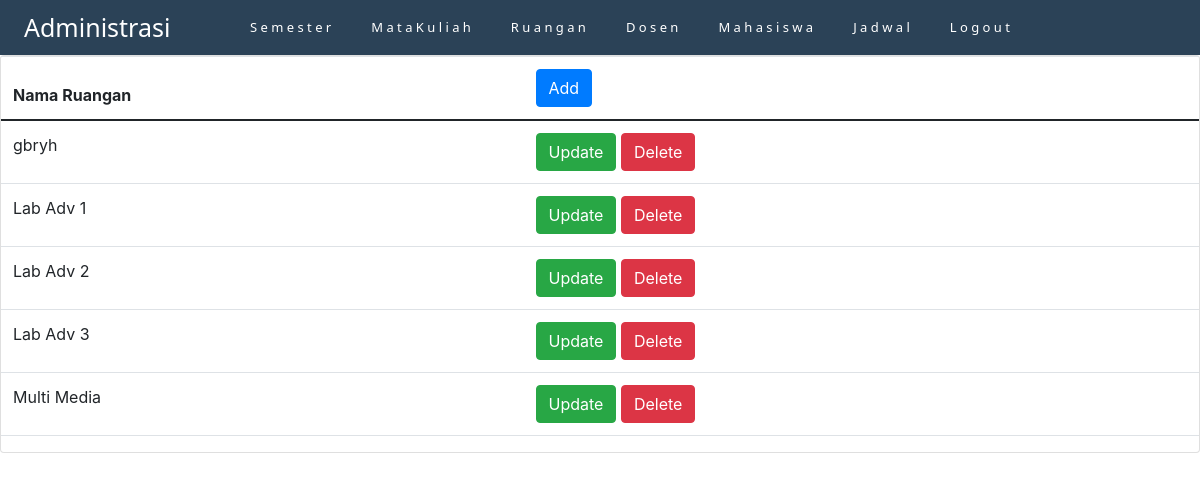
The page /tubes/view/admin-view-ruangan.php (signed in) on the database its author committed.
### tables this page shows
CREATE TABLE `ruangan` (
  `nama_ruangan` varchar(50) NOT NULL
);

### tubes/view/admin-view-ruangan.php (the view, shortened to what this page needs)
<?php
include_once "../connection.php";
?>
<!doctype html>
<html lang="en">
  <head>
    <link href="https://cdn.jsdelivr.net/npm/bootstrap@5.0.2/dist/css/bootstrap.min.css" rel="stylesheet">
    <link rel="stylesheet" href="https://cdn.jsdelivr.net/npm/bootstrap@4.0.0/dist/css/bootstrap.min.css">
  </head>
  <body>
  <nav class="navbar navbar-custom">
        <a class="navbar-brand" href="#">Administrasi</a>
        <button class="navbar-toggler" type="button" data-toggle="collapse" data-target="#navbarNavAltMarkup" aria-controls="navbarNavAltMarkup" aria-expanded="false" aria-label="Toggle navigation">
          <span class="navbar-toggler-icon"></span>
        </button>
        <ul class="nav">
        <li class="nav-item">
    <a class="nav-link active" href="../view/admin-view.php">S e m e s t e r</a>
  </li>
  <li class="nav-item">
    <a class="nav-link " href=""></a>
  </li>
  <li class="nav-item">
    <a class="nav-link active" href="../view/admin-view-matkul.php">M a t a K u l i a h</a>
  </li>
  <li class="nav-item">
    <a class="nav-link " href=""></a>
  </li>
    <li class="nav-item">
    <a class="nav-link active" href="../view/admin-view-ruangan.php">R u a n g a n</a>
  </li>
  <li class="nav-item">
    <a class="nav-link " href=""></a>
  </li>
    <li class="nav-item">
    <a class="nav-link active" href="../view/admin-view-dosen.php">D o s e n</a>
  </li>
  <li class="nav-item">
    <a class="nav-link " href=""></a>
  </li>
    <li class="nav-item">
    <a class="nav-link active" href="../view/admin-view-mahasiswa.php">M a h a s i s w a</a>
  </li>
  <li class="nav-item">
    <a class="nav-link " href=""></a>
  </li>
  <li class="nav-item">
    <a class="nav-link" href="../view/admin-view-jadwal.php">J a d w a l</a>
  </li>
  <li class="nav-item">
    <a class="nav-link " href=""></a>
  </li>
  <li class="nav-item">
    <a class="nav-link" href="../user/logout.php">L o g  o u t</a>
  </li>
</ul>
      </nav>
    <div class="card">
    <table class="table">
    <thead>
      <tr>
        <th>Nama Ruangan</th>
        <th><a class='btn btn-primary' href='../admin_function/admin-add-ruangan.php'>Add</a></th>
      </tr>
    </thead>
    <tbody>
      <?php
        $sql = "select * from ruangan";
        $result = $con->query($sql);
        while($row=$result->fetch_assoc()){
          echo "
      <tr>
        <td>$row[nama_ruangan]</td>
        <td>
        <a class='btn btn-success' href='../admin_function/admin-update-ruangan.php?nama_ruangan=$row[nama_ruangan]'>Update</a>
        <a class='btn btn-danger' href='?nama_ruangan=$row[nama_ruangan]'onClick=\"return confirm('Do you want to Delete this data ?');\"'>Delete</a>
                </td>
      </tr>
      ";
        }
      ?>
    </tbody>
  </table>
      </div>
  </body>
</html>

### tubes/view/admin-view-ruangan.php (style rules this page uses)
.navbar-custom { background-color: #2B4257 ; height: 55px; }
.navbar-brand { color:white; position: absolute; left: 2%; font-family: system-ui; font-size: 25px; }
.nav { position: absolute; left: 20%; }
.nav-link { color: white; font-size: small; font-family: system-ui; padding: 10px; }
body { background-color: white; }

### rows shown on the page
ruangan: nama_ruangan "gbryh"
ruangan: nama_ruangan "Lab Adv 1"
ruangan: nama_ruangan "Lab Adv 2"
ruangan: nama_ruangan "Lab Adv 3"
ruangan: nama_ruangan "Multi Media"
